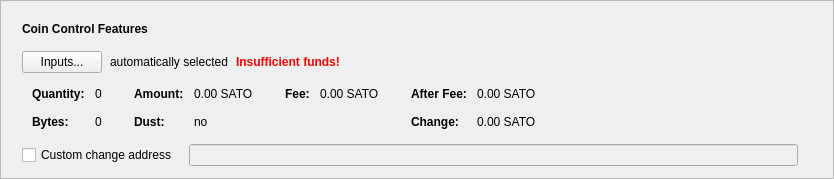
      <widget class="QFrame" name="frameCoinControl">
       <property name="sizePolicy">
        <sizepolicy hsizetype="Expanding" vsizetype="Fixed">
         <horstretch>0</horstretch>
         <verstretch>0</verstretch>
        </sizepolicy>
       </property>
       <property name="frameShape">
        <enum>QFrame::StyledPanel</enum>
       </property>
       <property name="frameShadow">
        <enum>QFrame::Raised</enum>
       </property>
       <layout class="QVBoxLayout" name="verticalLayout_2">
        <item>
         <layout class="QVBoxLayout" name="verticalLayoutCoinControl" stretch="0,0,0,0,0">
          <property name="spacing">
           <number>0</number>
          </property>
          <property name="sizeConstraint">
           <enum>QLayout::SetDefaultConstraint</enum>
          </property>
          <property name="leftMargin">
           <number>10</number>
          </property>
          <property name="topMargin">
           <number>10</number>
          </property>
          <item>
           <layout class="QHBoxLayout" name="horizontalLayoutCoinControl1">
            <property name="bottomMargin">
             <number>15</number>
            </property>
            <item>
             <widget class="QLabel" name="labelCoinControlFeatures">
              <property name="sizePolicy">
               <sizepolicy hsizetype="Preferred" vsizetype="Maximum">
                <horstretch>0</horstretch>
                <verstretch>0</verstretch>
               </sizepolicy>
              </property>
              <property name="font">
               <font>
                <weight>75</weight>
                <bold>true</bold>
               </font>
              </property>
              <property name="styleSheet">
               <string notr="true">font-weight:bold;</string>
              </property>
              <property name="text">
               <string>Coin Control Features</string>
              </property>
             </widget>
            </item>
           </layout>
          </item>
          <item>
           <layout class="QHBoxLayout" name="horizontalLayoutCoinControl2" stretch="0,0,0,0">
            <property name="spacing">
             <number>8</number>
            </property>
            <property name="bottomMargin">
             <number>10</number>
            </property>
            <item>
             <widget class="QPushButton" name="pushButtonCoinControl">
              <property name="styleSheet">
               <string notr="true"/>
              </property>
              <property name="text">
               <string>Inputs...</string>
              </property>
              <property name="autoDefault">
               <bool>false</bool>
              </property>
             </widget>
            </item>
            <item>
             <widget class="QLabel" name="labelCoinControlAutomaticallySelected">
              <property name="text">
               <string>automatically selected</string>
              </property>
              <property name="margin">
               <number>5</number>
              </property>
             </widget>
            </item>
            <item>
             <widget class="QLabel" name="labelCoinControlInsuffFunds">
              <property name="font">
               <font>
                <weight>75</weight>
                <bold>true</bold>
               </font>
              </property>
              <property name="styleSheet">
               <string notr="true">color:red;font-weight:bold;</string>
              </property>
              <property name="text">
               <string>Insufficient funds!</string>
              </property>
              <property name="margin">
               <number>5</number>
              </property>
             </widget>
            </item>
            <item>
             <spacer name="horizontalSpacerCoinControl">
              <property name="orientation">
               <enum>Qt::Horizontal</enum>
              </property>
              <property name="sizeHint" stdset="0">
               <size>
                <width>40</width>
                <height>1</height>
               </size>
              </property>
             </spacer>
            </item>
           </layout>
          </item>
          <item>
           <widget class="QWidget" name="widgetCoinControl" native="true">
            <property name="sizePolicy">
             <sizepolicy hsizetype="Preferred" vsizetype="Preferred">
              <horstretch>0</horstretch>
              <verstretch>0</verstretch>
             </sizepolicy>
            </property>
            <property name="minimumSize">
             <size>
              <width>0</width>
              <height>0</height>
             </size>
            </property>
            <property name="styleSheet">
             <string notr="true"/>
            </property>
            <layout class="QHBoxLayout" name="horizontalLayoutCoinControl5">
             <property name="leftMargin">
              <number>0</number>
             </property>
             <property name="topMargin">
              <number>0</number>
             </property>
             <property name="rightMargin">
              <number>0</number>
             </property>
             <property name="bottomMargin">
              <number>0</number>
             </property>
             <item>
              <layout class="QHBoxLayout" name="horizontalLayoutCoinControl3" stretch="0,0,0,1">
               <property name="spacing">
                <number>20</number>
               </property>
               <property name="topMargin">
                <number>0</number>
               </property>
               <property name="bottomMargin">
                <number>10</number>
               </property>
               <item>
                <layout class="QFormLayout" name="formLayoutCoinControl1">
                 <property name="horizontalSpacing">
                  <number>10</number>
                 </property>
                 <property name="verticalSpacing">
                  <number>14</number>
                 </property>
                 <property name="leftMargin">
                  <number>10</number>
                 </property>
                 <property name="topMargin">
                  <number>4</number>
                 </property>
                 <property name="rightMargin">
                  <number>6</number>
                 </property>
                 <item row="0" column="0">
                  <widget class="QLabel" name="labelCoinControlQuantityText">
                   <property name="font">
                    <font>
                     <weight>75</weight>
                     <bold>true</bold>
                    </font>
                   </property>
                   <property name="text">
                    <string>Quantity:</string>
                   </property>
                   <property name="margin">
                    <number>0</number>
                   </property>
                  </widget>
                 </item>
                 <item row="0" column="1">
                  <widget class="QLabel" name="labelCoinControlQuantity">
                   <property name="cursor">
                    <cursorShape>IBeamCursor</cursorShape>
                   </property>
                   <property name="contextMenuPolicy">
                    <enum>Qt::ActionsContextMenu</enum>
                   </property>
                   <property name="text">
                    <string notr="true">0</string>
                   </property>
                   <property name="margin">
                    <number>0</number>
                   </property>
                   <property name="textInteractionFlags">
                    <set>Qt::LinksAccessibleByMouse|Qt::TextSelectableByKeyboard|Qt::TextSelectableByMouse</set>
                   </property>
                  </widget>
                 </item>
                 <item row="1" column="0">
                  <widget class="QLabel" name="labelCoinControlBytesText">
                   <property name="font">
                    <font>
                     <weight>75</weight>
                     <bold>true</bold>
                    </font>
                   </property>
                   <property name="text">
                    <string>Bytes:</string>
                   </property>
                  </widget>
                 </item>
                 <item row="1" column="1">
                  <widget class="QLabel" name="labelCoinControlBytes">
                   <property name="cursor">
                    <cursorShape>IBeamCursor</cursorShape>
                   </property>
                   <property name="contextMenuPolicy">
                    <enum>Qt::ActionsContextMenu</enum>
                   </property>
                   <property name="text">
                    <string notr="true">0</string>
                   </property>
                   <property name="textInteractionFlags">
                    <set>Qt::LinksAccessibleByMouse|Qt::TextSelectableByKeyboard|Qt::TextSelectableByMouse</set>
                   </property>
                  </widget>
                 </item>
                </layout>
               </item>
               <item>
                <layout class="QFormLayout" name="formLayoutCoinControl2">
                 <property name="horizontalSpacing">
                  <number>10</number>
                 </property>
                 <property name="verticalSpacing">
                  <number>14</number>
                 </property>
                 <property name="leftMargin">
                  <number>6</number>
                 </property>
                 <property name="topMargin">
                  <number>4</number>
                 </property>
                 <property name="rightMargin">
                  <number>6</number>
                 </property>
                 <item row="0" column="0">
                  <widget class="QLabel" name="labelCoinControlAmountText">
                   <property name="font">
                    <font>
                     <weight>75</weight>
                     <bold>true</bold>
                    </font>
                   </property>
                   <property name="text">
                    <string>Amount:</string>
                   </property>
                   <property name="margin">
                    <number>0</number>
                   </property>
                  </widget>
                 </item>
                 <item row="0" column="1">
                  <widget class="QLabel" name="labelCoinControlAmount">
                   <property name="cursor">
                    <cursorShape>IBeamCursor</cursorShape>
                   </property>
                   <property name="contextMenuPolicy">
                    <enum>Qt::ActionsContextMenu</enum>
                   </property>
                   <property name="text">
                    <string notr="true">0.00 SATO</string>
                   </property>
                   <property name="textInteractionFlags">
                    <set>Qt::LinksAccessibleByMouse|Qt::TextSelectableByKeyboard|Qt::TextSelectableByMouse</set>
                   </property>
                  </widget>
                 </item>
                 <item row="1" column="0">
                  <widget class="QLabel" name="labelCoinControlLowOutputText">
                   <property name="font">
                    <font>
                     <weight>75</weight>
                     <bold>true</bold>
                    </font>
                   </property>
                   <property name="text">
                    <string>Dust:</string>
                   </property>
                  </widget>
                 </item>
                 <item row="1" column="1">
                  <widget class="QLabel" name="labelCoinControlLowOutput">
                   <property name="cursor">
                    <cursorShape>IBeamCursor</cursorShape>
                   </property>
                   <property name="contextMenuPolicy">
                    <enum>Qt::ActionsContextMenu</enum>
                   </property>
                   <property name="text">
                    <string notr="true">no</string>
                   </property>
                   <property name="textInteractionFlags">
                    <set>Qt::LinksAccessibleByMouse|Qt::TextSelectableByKeyboard|Qt::TextSelectableByMouse</set>
                   </property>
                  </widget>
                 </item>
                </layout>
               </item>
               <item>
                <layout class="QFormLayout" name="formLayoutCoinControl3">
                 <property name="horizontalSpacing">
                  <number>10</number>
                 </property>
                 <property name="verticalSpacing">
                  <number>14</number>
                 </property>
                 <property name="leftMargin">
                  <number>6</number>
                 </property>
                 <property name="topMargin">
                  <number>4</number>
                 </property>
                 <property name="rightMargin">
                  <number>6</number>
                 </property>
                 <item row="0" column="0">
                  <widget class="QLabel" name="labelCoinControlFeeText">
                   <property name="font">
                    <font>
                     <weight>75</weight>
                     <bold>true</bold>
                    </font>
                   </property>
                   <property name="text">
                    <string>Fee:</string>
                   </property>
                   <property name="margin">
                    <number>0</number>
                   </property>
                  </widget>
                 </item>
                 <item row="0" column="1">
                  <widget class="QLabel" name="labelCoinControlFee">
                   <property name="cursor">
                    <cursorShape>IBeamCursor</cursorShape>
                   </property>
                   <property name="contextMenuPolicy">
                    <enum>Qt::ActionsContextMenu</enum>
                   </property>
                   <property name="text">
                    <string notr="true">0.00 SATO</string>
                   </property>
                   <property name="textInteractionFlags">
                    <set>Qt::LinksAccessibleByMouse|Qt::TextSelectableByKeyboard|Qt::TextSelectableByMouse</set>
                   </property>
                  </widget>
                 </item>
                </layout>
               </item>
               <item>
                <layout class="QFormLayout" name="formLayoutCoinControl4">
                 <property name="horizontalSpacing">
                  <number>10</number>
                 </property>
                 <property name="verticalSpacing">
                  <number>14</number>
                 </property>
                 <property name="leftMargin">
                  <number>6</number>
                 </property>
                 <property name="topMargin">
                  <number>4</number>
                 </property>
                 <property name="rightMargin">
                  <number>6</number>
                 </property>
                 <item row="0" column="0">
                  <widget class="QLabel" name="labelCoinControlAfterFeeText">
                   <property name="font">
                    <font>
                     <weight>75</weight>
                     <bold>true</bold>
                    </font>
                   </property>
                   <property name="text">
                    <string>After Fee:</string>
                   </property>
                   <property name="margin">
                    <number>0</number>
                   </property>
                  </widget>
                 </item>
                 <item row="0" column="1">
                  <widget class="QLabel" name="labelCoinControlAfterFee">
                   <property name="cursor">
                    <cursorShape>IBeamCursor</cursorShape>
                   </property>
                   <property name="contextMenuPolicy">
                    <enum>Qt::ActionsContextMenu</enum>
                   </property>
                   <property name="text">
                    <string notr="true">0.00 SATO</string>
                   </property>
                   <property name="textInteractionFlags">
                    <set>Qt::LinksAccessibleByMouse|Qt::TextSelectableByKeyboard|Qt::TextSelectableByMouse</set>
                   </property>
                  </widget>
                 </item>
                 <item row="1" column="0">
                  <widget class="QLabel" name="labelCoinControlChangeText">
                   <property name="font">
                    <font>
                     <weight>75</weight>
                     <bold>true</bold>
                    </font>
                   </property>
                   <property name="text">
                    <string>Change:</string>
                   </property>
                  </widget>
                 </item>
                 <item row="1" column="1">
                  <widget class="QLabel" name="labelCoinControlChange">
                   <property name="cursor">
                    <cursorShape>IBeamCursor</cursorShape>
                   </property>
                   <property name="contextMenuPolicy">
                    <enum>Qt::ActionsContextMenu</enum>
                   </property>
                   <property name="text">
                    <string notr="true">0.00 SATO</string>
                   </property>
                   <property name="textInteractionFlags">
                    <set>Qt::LinksAccessibleByMouse|Qt::TextSelectableByKeyboard|Qt::TextSelectableByMouse</set>
                   </property>
                  </widget>
                 </item>
                </layout>
               </item>
              </layout>
             </item>
            </layout>
           </widget>
          </item>
          <item>
           <layout class="QHBoxLayout" name="horizontalLayoutCoinControl4" stretch="0,0,0">
            <property name="spacing">
             <number>12</number>
            </property>
            <property name="sizeConstraint">
             <enum>QLayout::SetDefaultConstraint</enum>
            </property>
            <property name="topMargin">
             <number>5</number>
            </property>
            <property name="rightMargin">
             <number>5</number>
            </property>
            <item>
             <widget class="QCheckBox" name="checkBoxCoinControlChange">
              <property name="toolTip">
               <string>If this is activated, but the change address is empty or invalid, change will be sent to a newly generated address.</string>
              </property>
              <property name="text">
               <string>Custom change address</string>
              </property>
             </widget>
            </item>
            <item>
             <widget class="QValidatedLineEdit" name="lineEditCoinControlChange">
              <property name="enabled">
               <bool>false</bool>
              </property>
              <property name="sizePolicy">
               <sizepolicy hsizetype="Expanding" vsizetype="Fixed">
                <horstretch>0</horstretch>
                <verstretch>0</verstretch>
               </sizepolicy>
              </property>
             </widget>
            </item>
            <item>
             <widget class="QLabel" name="labelCoinControlChangeLabel">
              <property name="sizePolicy">
               <sizepolicy hsizetype="Preferred" vsizetype="Expanding">
                <horstretch>0</horstretch>
                <verstretch>0</verstretch>
               </sizepolicy>
              </property>
              <property name="minimumSize">
               <size>
                <width>0</width>
                <height>0</height>
               </size>
              </property>
              <property name="text">
               <string/>
              </property>
              <property name="margin">
               <number>3</number>
              </property>
             </widget>
            </item>
           </layout>
          </item>
          <item>
           <spacer name="verticalSpacerCoinControl">
            <property name="orientation">
             <enum>Qt::Vertical</enum>
            </property>
            <property name="sizeType">
             <enum>QSizePolicy::Expanding</enum>
            </property>
            <property name="sizeHint" stdset="0">
             <size>
              <width>800</width>
              <height>1</height>
             </size>
            </property>
           </spacer>
          </item>
         </layout>
        </item>
       </layout>
      </widget>
